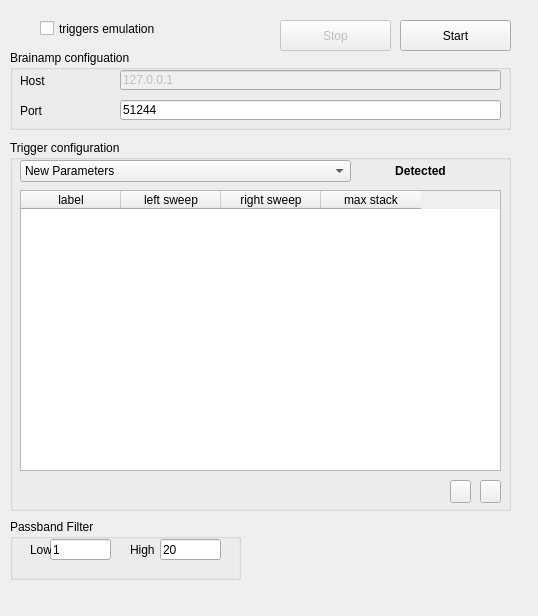
<?xml version="1.0" encoding="UTF-8"?>
<ui version="4.0">
 <class>ConfigPanel</class>
 <widget class="QWidget" name="ConfigPanel">
  <property name="geometry">
   <rect>
    <x>0</x>
    <y>0</y>
    <width>538</width>
    <height>616</height>
   </rect>
  </property>
  <property name="windowTitle">
   <string>Configuration Panel</string>
  </property>
  <widget class="QPushButton" name="button_stop">
   <property name="enabled">
    <bool>false</bool>
   </property>
   <property name="geometry">
    <rect>
     <x>280</x>
     <y>20</y>
     <width>111</width>
     <height>31</height>
    </rect>
   </property>
   <property name="text">
    <string>Stop</string>
   </property>
   <property name="autoDefault">
    <bool>false</bool>
   </property>
   <property name="default">
    <bool>false</bool>
   </property>
   <property name="flat">
    <bool>false</bool>
   </property>
  </widget>
  <widget class="QGroupBox" name="groupBox">
   <property name="geometry">
    <rect>
     <x>10</x>
     <y>50</y>
     <width>501</width>
     <height>80</height>
    </rect>
   </property>
   <property name="title">
    <string>Brainamp configuation</string>
   </property>
   <widget class="QLabel" name="label_host">
    <property name="geometry">
     <rect>
      <x>10</x>
      <y>20</y>
      <width>91</width>
      <height>21</height>
     </rect>
    </property>
    <property name="text">
     <string>Host</string>
    </property>
   </widget>
   <widget class="QLabel" name="label_port">
    <property name="geometry">
     <rect>
      <x>10</x>
      <y>50</y>
      <width>91</width>
      <height>21</height>
     </rect>
    </property>
    <property name="text">
     <string>Port</string>
    </property>
   </widget>
   <widget class="QLineEdit" name="line_host">
    <property name="enabled">
     <bool>false</bool>
    </property>
    <property name="geometry">
     <rect>
      <x>110</x>
      <y>20</y>
      <width>381</width>
      <height>20</height>
     </rect>
    </property>
    <property name="text">
     <string>127.0.0.1</string>
    </property>
   </widget>
   <widget class="QLineEdit" name="line_port">
    <property name="geometry">
     <rect>
      <x>110</x>
      <y>50</y>
      <width>381</width>
      <height>20</height>
     </rect>
    </property>
    <property name="text">
     <string>51244</string>
    </property>
   </widget>
  </widget>
  <widget class="QPushButton" name="button_start">
   <property name="geometry">
    <rect>
     <x>400</x>
     <y>20</y>
     <width>111</width>
     <height>31</height>
    </rect>
   </property>
   <property name="text">
    <string>Start</string>
   </property>
  </widget>
  <widget class="QGroupBox" name="groupBox_3">
   <property name="geometry">
    <rect>
     <x>10</x>
     <y>519</y>
     <width>231</width>
     <height>61</height>
    </rect>
   </property>
   <property name="title">
    <string>Passband Filter</string>
   </property>
   <widget class="QLineEdit" name="line_low_freq">
    <property name="geometry">
     <rect>
      <x>40</x>
      <y>20</y>
      <width>61</width>
      <height>21</height>
     </rect>
    </property>
    <property name="text">
     <string>1</string>
    </property>
   </widget>
   <widget class="QLineEdit" name="line_high_freq">
    <property name="geometry">
     <rect>
      <x>150</x>
      <y>20</y>
      <width>61</width>
      <height>21</height>
     </rect>
    </property>
    <property name="text">
     <string>20</string>
    </property>
   </widget>
   <widget class="QLabel" name="label_low">
    <property name="geometry">
     <rect>
      <x>20</x>
      <y>20</y>
      <width>21</width>
      <height>21</height>
     </rect>
    </property>
    <property name="text">
     <string>Low</string>
    </property>
   </widget>
   <widget class="QLabel" name="label_high">
    <property name="geometry">
     <rect>
      <x>120</x>
      <y>20</y>
      <width>31</width>
      <height>21</height>
     </rect>
    </property>
    <property name="text">
     <string>High</string>
    </property>
   </widget>
  </widget>
  <widget class="QGroupBox" name="groupBox_2">
   <property name="geometry">
    <rect>
     <x>10</x>
     <y>140</y>
     <width>501</width>
     <height>371</height>
    </rect>
   </property>
   <property name="title">
    <string>Trigger configuration</string>
   </property>
   <widget class="QTableWidget" name="table_trigs_params">
    <property name="geometry">
     <rect>
      <x>10</x>
      <y>50</y>
      <width>481</width>
      <height>281</height>
     </rect>
    </property>
    <column>
     <property name="text">
      <string>label</string>
     </property>
    </column>
    <column>
     <property name="text">
      <string>left sweep</string>
     </property>
    </column>
    <column>
     <property name="text">
      <string>right sweep</string>
     </property>
    </column>
    <column>
     <property name="text">
      <string>max stack</string>
     </property>
    </column>
   </widget>
   <widget class="QPushButton" name="add_trig">
    <property name="geometry">
     <rect>
      <x>470</x>
      <y>340</y>
      <width>21</width>
      <height>23</height>
     </rect>
    </property>
    <property name="text">
     <string/>
    </property>
    <property name="icon">
     <iconset>
      <normaloff>../resources/iconfinder_Create_132699.png</normaloff>../resources/iconfinder_Create_132699.png</iconset>
    </property>
   </widget>
   <widget class="QPushButton" name="del_trig">
    <property name="geometry">
     <rect>
      <x>440</x>
      <y>340</y>
      <width>21</width>
      <height>23</height>
     </rect>
    </property>
    <property name="text">
     <string/>
    </property>
    <property name="icon">
     <iconset>
      <normaloff>../resources/iconfinder_Cancel_132620.png</normaloff>../resources/iconfinder_Cancel_132620.png</iconset>
    </property>
   </widget>
   <widget class="QComboBox" name="combo_program">
    <property name="geometry">
     <rect>
      <x>10</x>
      <y>20</y>
      <width>331</width>
      <height>22</height>
     </rect>
    </property>
    <item>
     <property name="text">
      <string>New Parameters</string>
     </property>
    </item>
   </widget>
   <widget class="QLabel" name="label">
    <property name="geometry">
     <rect>
      <x>340</x>
      <y>20</y>
      <width>141</width>
      <height>21</height>
     </rect>
    </property>
    <property name="font">
     <font>
      <weight>75</weight>
      <bold>true</bold>
     </font>
    </property>
    <property name="text">
     <string>Detected</string>
    </property>
    <property name="alignment">
     <set>Qt::AlignCenter</set>
    </property>
   </widget>
  </widget>
  <widget class="QCheckBox" name="checkBox_trigEmul">
   <property name="geometry">
    <rect>
     <x>40</x>
     <y>20</y>
     <width>131</width>
     <height>17</height>
    </rect>
   </property>
   <property name="text">
    <string>triggers emulation</string>
   </property>
  </widget>
 </widget>
 <resources/>
 <connections/>
</ui>
